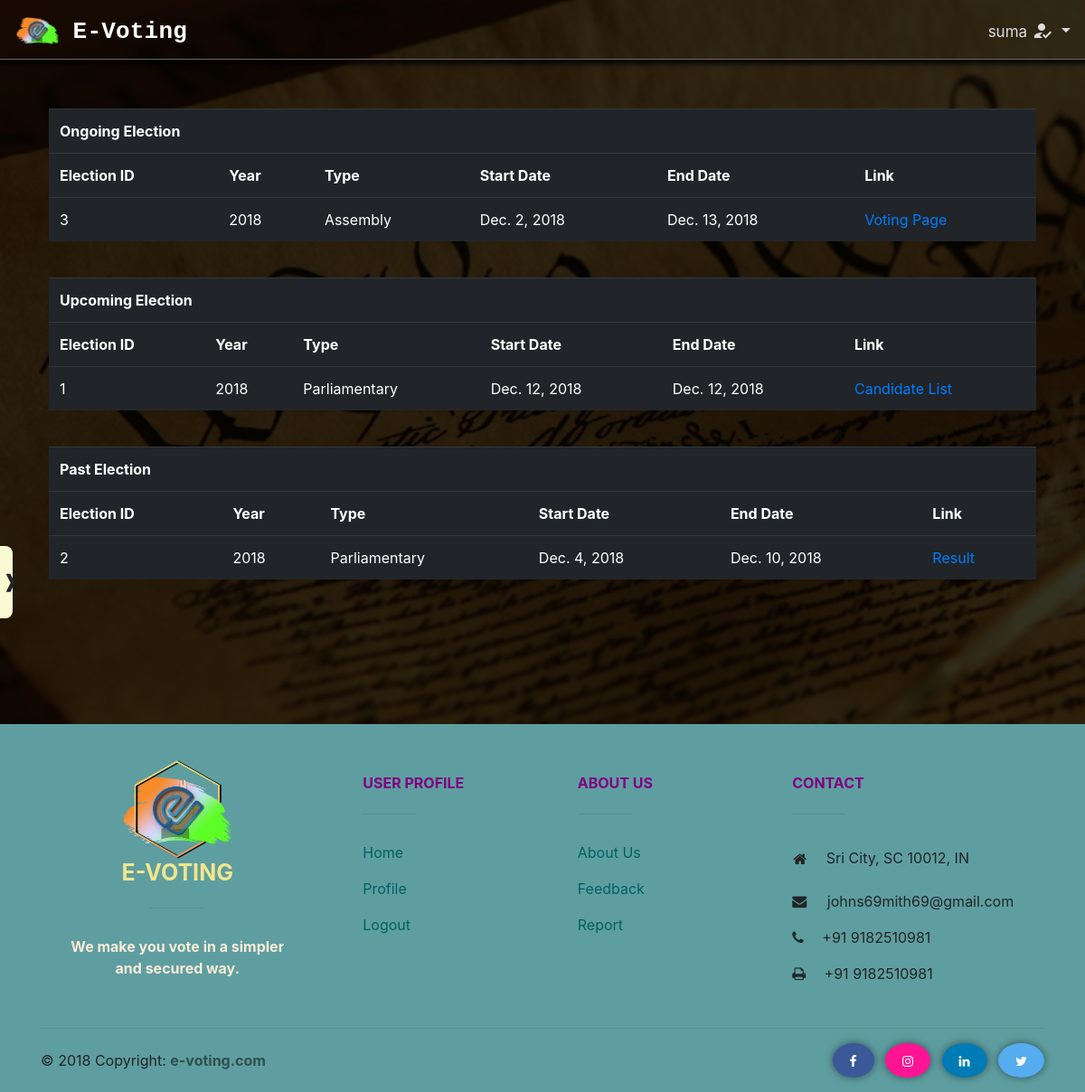
Screenshot of /home/ (signed in) with the database file from the repository.
### organiser_app/models.py (models this page shows, shortened)
class Election(models.Model):
    election_type=models.CharField(choices=election_options,null=False,max_length=1,default="Parliamentary")
    election_id=models.AutoField(primary_key=True)
    election_year=models.CharField(null=False,choices=YEARS,default=2018,max_length=6)
    date_of_start=models.DateField(null=False)
    date_of_end=models.DateField(null=False)
    status=models.CharField(choices=statuses,max_length=2,default='0')
    candidates = models.ManyToManyField(to=Candidate)

### evoting/decoraters.py (the view)
    def wrapping_func(request, *args, **kwrds):
        if request.user.is_authenticated:
            if not hasattr(request.user, 'voters_profile'):
                return redirect('organiser_app:mainpage')
            else:
                return func(request, *args, **kwrds)
        else:
            return func(request, *args, **kwrds)

### evoting/decoraters.py (called while the page is built)
def voter_home(func):
    def wrapping_func(request, *args, **kwrds):
        if request.user.is_authenticated:
            if not hasattr(request.user, 'voters_profile'):
                return redirect('organiser_app:mainpage')
            else:
                return func(request, *args, **kwrds)
        else:
            return func(request, *args, **kwrds)
    return wrapping_func

### evoting/views.py (called while the page is built)
@decoraters.voter_home
def home(request):
    elections = Election.objects.all()
    changer={'P':'Parliamentary','A':'Assembly'}
    for election in elections:
        election.election_type = changer[election.election_type]
    context = {'elections': elections, 'username': request.user}
    return render(request, 'voters/home.html', context = context)

### templates/voters/home.html (shortened to what this page needs)
{% extends 'voters/base.html' %}
{% load staticfiles %}
{% block body %}
    {%  if user.is_authenticated  %}
        <div class="container mt-5" style="padding: 2%; margin-bottom: 10%">
            <br>
            <br>
            <table class="table table-dark">
                <tr>
                    <th  colspan="6">Ongoing Election</th>
                </tr>
                <tr>
                    <th>Election ID</th>
                    <th>Year</th>
                    <th>Type</th>
                    <th>Start Date</th>
                    <th>End Date</th>
                    <th>Link</th>
                </tr>
                {%  for election in elections  %}
                    {%  if election.status == '1'  %}
                        <tr>
                            <td>{{ election.election_id }}</td>
                            <td>{{ election.election_year }}</td>
                            <td>{{ election.election_type }}</td>
                            <td>{{ election.date_of_start }}</td>
                            <td>{{ election.date_of_end }}</td>
                            <td><a href="{% url 'trail.election' election.election_id %}">Voting Page</a></td>
                        </tr>
                    {%  endif  %}
                {%  endfor  %}
            </table>
            <br>
            <table class="table table-dark">
                <tr>
                    <th colspan="6">Upcoming Election</th>
                </tr>
                <tr>
                    <th>Election ID</th>
                    <th>Year</th>
                    <th>Type</th>
                    <th>Start Date</th>
                    <th>End Date</th>
                    <th>Link</th>
                </tr>
                {%  for election in elections  %}
                    {%  if election.status == '0'  %}
                        <tr>
                            <td>{{ election.election_id }}</td>
                            <td>{{ election.election_year }}</td>
                            <td>{{ election.election_type }}</td>
                            <td>{{ election.date_of_start }}</td>
                            <td>{{ election.date_of_end }}</td>
                            <td><a href="{% url 'trail.election' election.election_id %}">Candidate List</a></td>
                        </tr>
                    {%  endif  %}
                {%  endfor  %}
            </table>
            <br>
            <table class="table table-dark">
                <tr>
                    <th colspan="6">Past Election</th>
                </tr>
                <tr>
                    <th>Election ID</th>
                    <th>Year</th>
                    <th>Type</th>
                    <th>Start Date</th>
                    <th>End Date</th>
                    <th>Link</th>
                </tr>
                {%  for election in elections  %}
                    {%  if election.status == '2'  %}
                        <tr>
                            <td>{{ election.election_id }}</td>
                            <td>{{ election.election_year }}</td>
                            <td>{{ election.election_type }}</td>
                            <td>{{ election.date_of_start }}</td>
                            <td>{{ election.date_of_end }}</td>
                            <td><a href="{% url 'resultpage' election.election_id %}">Result</a></td>
                        </tr>
                    {%  endif  %}
                {%  endfor  %}
            </table>
        </div>
    {%  endif  %}
{% endblock body %}

### templates/voters/base.html (shortened to what this page needs)
<!doctype html>
{% load staticfiles %}
<html lang="en">
<head>
    <link rel="stylesheet" href="https://stackpath.bootstrapcdn.com/bootstrap/4.1.3/css/bootstrap.min.css"
>
    <link rel="stylesheet" href="https://use.fontawesome.com/releases/v5.5.0/css/all.css">
    <link rel="stylesheet" href="https://cdnjs.cloudflare.com/ajax/libs/font-awesome/4.7.0/css/font-awesome.min.css">
    <link rel="stylesheet" href="{% static 'register/stylesheet/styles.css' %}">
    <link rel="stylesheet" href="{% static 'login/style/styles.css' %}">
    <link rel="stylesheet" href="{% static 'base/style/styles.css' %}">
    <link rel="stylesheet" href="{% static 'login/style/stylesheet.css' %}">
    <link rel="stylesheet" href="{% static 'password_reset/stylesheet/styles.css' %}">
    <link rel="stylesheet" href="{% static 'home/styles/styles.css' %}">
</head>
<body style="background-image: url('{% static 'base/imgs/evoting-bg-02.jpg' %}'); background-size: cover; overflow: hidden;">
<div class="menu_bar_disp" id="menu_bar_display_open">
    <p id="menu_bar_open_close">&#10097;</p>
</div>
<div id="nav_bar_div">
    <nav class="navbar navbar-dark" id="nav_bar">
        <a class="navbar-brand" href="{% url 'evoting-home' %}">
            <img src="{% static 'home/imgs/logo.png' %}" class="home_img">
            <span class="evoting_txt" id="evoting">E-Voting</span>
        </a>
        <ul class="navbar-nav">
            <li class="nav-item dropdown">
                <a class="nav-link dropdown-toggle" href="#" id="navbardrop" data-toggle="dropdown">
                    {% if user.is_authenticated %}
                        {{ user.username }}
                        <i class="material-icons" style="position: relative; top:5px">how_to_reg</i>
                    {% else %}
                        <i class="material-icons md-24" style="position: relative; top:4px">portrait</i>
                    {% endif %}
                </a>
            </li>
        </ul>
    </nav>
</div>
{% block body %}{% endblock body %}
<footer class="page-footer font-small mdb-color pt-4 footer-content">
    <div class="container text-center text-md-left">
        <div class="row text-center text-md-left mt-3 pb-3 footer_links">
            <div class="col-md-3 col-lg-3 col-xl-3 mx-auto" style="text-align: center">
                <div style="display: inline-block">
                    <a href="{% url 'evoting-home' %}">
                        <img src="{% static 'base/imgs/footer_logo.png' %}">
                        <h6 class="text-uppercase mb-4 font-weight-bold" style="font-size: 25px; color: khaki">E-VOTING</h6>
                    </a>
                </div><br>
                <hr class="mb-4 mt-0 d-inline-block" style="width: 60px;">
                <p style="color: antiquewhite; font-weight: bold">We make you vote in a simpler and secured way.</p>
            </div>
            <div class="col-md-2 col-lg-2 col-xl-2 mx-auto mt-3">
                <h6 class="text-uppercase mb-4 font-weight-bold" style="color: purple">User Profile</h6>
                <hr class="mb-4 mt-0 d-inline-block" style="width: 60px;">
                <p>
                    <a href="{% url 'evoting-home' %}">Home</a>
                </p>
                {% if user.is_authenticated %}
                    <p>
                        <a href="{% url 'evoting-user-profile' %}">Profile</a>
                    </p>
                    <p>
                        <a href="{% url 'evoting-logout' %}">Logout</a>
                    </p>
                {% endif %}
            </div>
            <div class="col-md-3 col-lg-2 col-xl-2 mx-auto mt-3">
                <h6 class="text-uppercase mb-4 font-weight-bold" style="color: purple">About Us</h6>
                <hr class="mb-4 mt-0 d-inline-block" style="width: 60px;">
                <p>
                    <a href="">About Us</a>
                </p>
                <p>
                    <a href="{% url 'charts:feedback' %}">Feedback</a>
                </p>
                <p>
                    <a href="{% url 'charts:report' %}">Report</a>
                </p>
            </div>
            <div class="col-md-4 col-lg-3 col-xl-3 mx-auto mt-3">
                <h6 class="text-uppercase mb-4 font-weight-bold" style="color: purple">Contact</h6>
                <hr class="mb-4 mt-0 d-inline-block" style="width: 60px;">
                <p>
                    <button type="button" class="btn" style="width: 20px; background: transparent"
                            data-toggle="modal" data-target="#myModal" data-lat='21.03' data-lng='105.85'>
                        <i class="fa fa-home mr-3 popover-test" role="button"
                           data-content="Popover body content is set in this attribute."
                           onclick="stop_scrolling()"
                           style="position: relative; right: 12px; color: rgb(35, 35, 35)">
                        </i>
                    </button>
                    <span style="position: relative; left: 7px">Sri City, SC 10012, IN</span>
                </p>
                <p>
                    <i class="fa fa-envelope mr-3" ></i>
                    <span style="position: relative; left: 2px">johns69mith69@gmail.com</span>
                </p>
                <p>
                    <i class="fa fa-phone mr-3"></i> +91 9182510981
                </p>
                <p>
                    <i class="fa fa-print mr-3"></i> +91 9182510981
                </p>
            </div>
        </div>
        <hr>
        <div class="row d-flex align-items-center">
            <div class="col-md-7 col-lg-8">
                <p class="text-center text-md-left">© 2018 Copyright:
                    <a href="{% url 'evoting-home' %}" class="footer-copyright">
                        <strong> e-voting.com</strong>
                    </a>
                </p>
            </div>
            <div class="col-md-5 col-lg-4 ml-lg-0">
                <div class="text-center text-md-right">
                    <ul class="list-unstyled list-inline social">
                        <li class="list-inline-item facebook">
                            <a class="btn-floating btn-sm mx-1" href="https://www.facebook.com/">
                                <i class="fa fa-facebook"></i>
                            </a>
                        </li>
                        <li class="list-inline-item instagram">
                            <a class="btn-floating btn-sm mx-1" href="https://www.instagram.com/">
                                <i class="fa fa-instagram"></i>
                            </a>
                        </li>
                        <li class="list-inline-item linked_in">
                            <a class="btn-floating btn-sm mx-1" href="https://www.linkedin.com/">
                                <i class="fa fa-linkedin"></i>
                            </a>
                        </li>
                        <li class="list-inline-item twitter">
                            <a class="btn-floating btn-sm mx-1" href="https://www.twitter.com/">
                                <i class="fa fa-twitter"></i>
                            </a>
                        </li>
                    </ul>
                </div>
            </div>
        </div>
    </div>
</footer>
</body>
</html>

### static/login/style/styles.css (style rules this page uses)
::placeholder { color: #888888; font-size: 20px; letter-spacing: 0.4px; font-family: Corbel; font-weight: bold; text-shadow: 0 0 10px 3px rgba(255, 255, 255, 0.5); }

### static/base/style/styles.css (style rules this page uses)
html { scroll-behavior: smooth; }
body { background-repeat: no-repeat; background-attachment: fixed; background-size: 1400px 650px; z-index: -3; }
.home_img { position: relative; margin-left: 1%; margin-top: 0.8%; top: 2.5%; height: 30px; background: transparent; }
.evoting_txt { position: relative; top: 3px; padding-left: 10px; font-family: "Bitstream Vera Sans Mono", Monaco, "Courier New", Courier, monospace; font-weight: bold; font-size: 26px; color: white; letter-spacing: 0.2px; -webkit-animation: animate_evoting_text; -webkit-animation-duration: 0.75s; animation-name: animate_evoting_text; animation-duration: 0.75s; }
.menu_bar_disp { width: 1.2%; height: 80px; background-color: lightgoldenrodyellow; border-top-right-radius: 8px; border-bottom-right-radius: 8px; z-index: 2; }
#menu_bar_display_open { position: fixed; left: 0; top: 50%; transition:all .5s ease; }
.menu_bar_disp p { position: relative; top: 30%; left: 20%; font-size: 20px; background: none; }
.footer-content { background-color: cadetblue; z-index: 4; }
footer img { width: 120px; }
.footer-copyright { color: darkslategrey; }
.footer_links a { color: #006064; }
.social li { border-radius: 50%; box-shadow: 0 0 10px 0 rgba(0, 0, 0, 0.5); padding: 2%; }
.social a { color: white; }
.social .facebook { background: #3B5998; }
.social .twitter { background: #55ACEE; }
.social .instagram { background: deeppink; }
.social .linked_in { background: #007bb5; }
#nav_bar_div { position: fixed; width: 100%; top: 0; box-shadow: 0 0 5px 5px rgba(0, 0, 0, 0.8); z-index: 1; transition:all .5s ease; }
#nav_bar { border-bottom: 0.5px solid dimgray; }
#navbardrop { font-size: 17px; color: gainsboro; }
.footer_links .fa-home { cursor: pointer; }

### rows the page displays
Election: election_id "3", election_year "2018", election_type "Assembly", date_of_start "Dec. 2, 2018", date_of_end "Dec. 13, 2018"
Election: election_id "1", election_year "2018", election_type "Parliamentary", date_of_start "Dec. 12, 2018", date_of_end "Dec. 12, 2018"
Election: election_id "2", election_year "2018", election_type "Parliamentary", date_of_start "Dec. 4, 2018", date_of_end "Dec. 10, 2018"

### other values shown
{{ user.username }} "suma"
